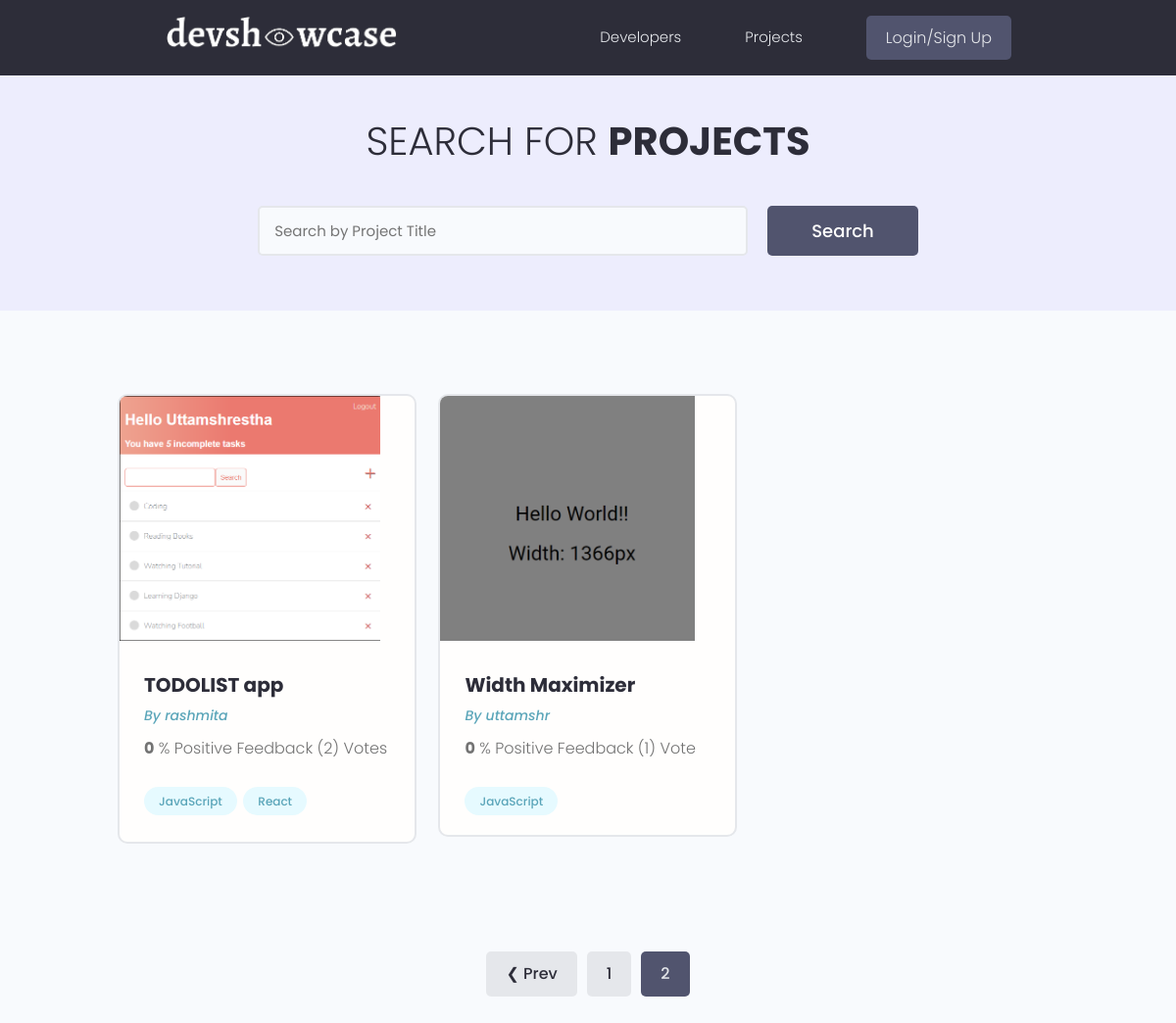
Page /projects/?page=2 on the earlier database version.
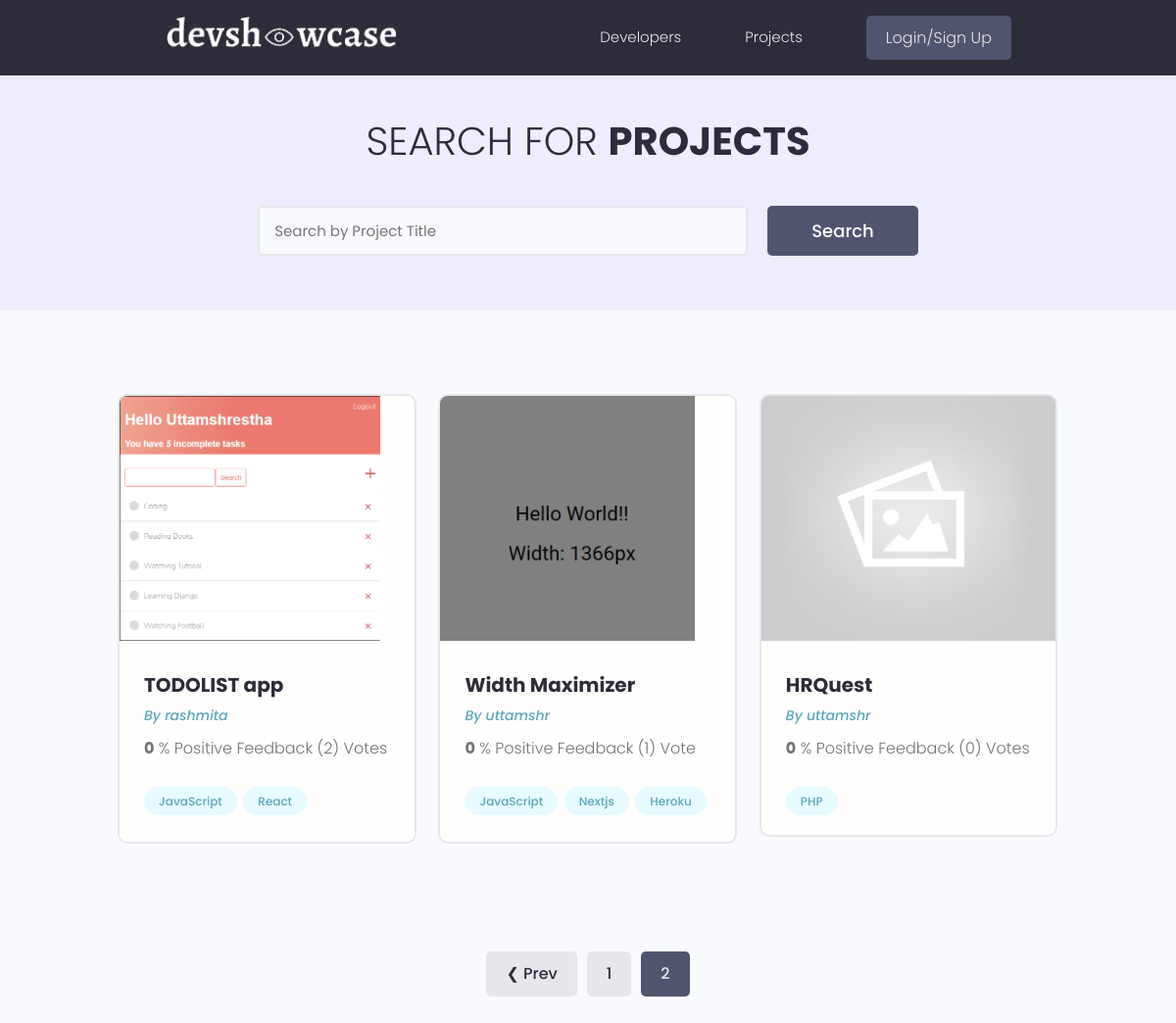
Same page on the later database version.
### application/models.py (models this page shows, shortened)
class Project (models.Model):
    owner = models.ForeignKey(Profile, blank = True, null = True, on_delete = models.CASCADE )  # Create the owner for the project and delete the project when the user id is deleted by any circumstances.
    title = models.CharField(max_length = 200)
    description = models.TextField(blank = True, null = True)
    project_image = models.ImageField(blank = True, null = True, default = "default.jpg") # to add images to the DB.
    demo_link = models.CharField(max_length=2000, blank = True, null = True)
    source_link = models.CharField(max_length = 2000, blank = True, null = True)
    tags = models.ManyToManyField('Tag', blank = True)  # it lets user select content of Tag table.
    vote_total = models.IntegerField(default = 0, null = True, blank = True)
    vote_ratio = models.IntegerField(default = 0, null = True, blank = True)
    created = models.DateTimeField(auto_now_add=True)
    id = models.UUIDField(default=uuid.uuid4, primary_key=True, unique=True, editable=False) # generate random unique id
    class Meta:
        ordering = ['-vote_ratio', '-vote_total', 'title']

class Tag(models.Model):
    name = models.CharField(max_length = 200)
    created = models.DateTimeField(auto_now_add=True)
    id = models.UUIDField(default = uuid.uuid4, primary_key = True, editable = False) # generate random unique ID
    def __str__(self):
        return self.name

### users/models.py (models this page shows)
class Profile(models.Model):
    user = models.OneToOneField(User, on_delete=models.CASCADE, null = True, blank = True)  # User has one to one relationship with their Profile means user can create only one Profile.
    name = models.CharField(max_length = 100, blank = True, null = True)
    email = models.EmailField(max_length = 50, blank = True, null = True)
    username = models.CharField(max_length = 20, blank = True, null = True)
    short_intro = models.CharField(max_length = 200, blank = True, null = True)
    location = models.CharField(max_length = 200, blank = True, null = True)
    bio = models.TextField(blank = True, null = True)
    profile_image = models.ImageField(null = True, blank = True, upload_to = 'users/', default='users/user-default.png')
    social_github = models.CharField(max_length = 200, blank = True, null = True)     # user can add github
    social_linkedin = models.CharField(max_length = 200, blank = True, null = True)   # user can add linkedin
    social_website = models.CharField(max_length = 200, blank = True, null = True)    # user can add their website.
    created = models.DateTimeField(auto_now_add=True)
    id = models.UUIDField(default = uuid.uuid4, primary_key = True, editable = False)
    def __str__(self):
        return str(self.user.username)
    class Meta:
        ordering = ['created']

### application/views.py (the view)
# urls.py: path('projects/', views.getProjects),
def projects(request):  # list view
    search_query = ''
    if request.GET.get('search_query'):
        search_query = request.GET.get('search_query')
    tags = models.Tag.objects.filter(name__icontains = search_query)
    projects = models.Project.objects.distinct().filter(Q(title__icontains = search_query) |
    Q(description__icontains = search_query) |
    Q(owner__name__icontains = search_query) |
    Q(tags__in = tags)) # quering all the projects by it's title or tagname and storing in projects
    page = request.GET.get('page')
    results = 3
    paginator = Paginator(projects, results)
    try:
        projects = paginator.page(page)
    except PageNotAnInteger:
        page = 1
        projects = paginator.page(page)
    except EmptyPage:
        page = paginator.num_pages
        projects = paginator.page(page)
    context = {'projects': projects, 'search_query' : search_query, 'paginator': paginator}
    return render(request, 'application/projects.html', context)

### template/application/projects.html (shortened to what this page needs)
{% extends 'application/main.html' %}
{% block content %}
<main class="projects">
    <section class="hero-section text-center">
      <div class="container container--narrow">
        <div class="hero-section__box">
          <h2>Search for <span>Projects</span></h2>
        </div>
        <div class="hero-section__search">
          <form id="searchForm" class="form" action="{% url 'projects' %}" method="get">
            <div class="form__field">
              <input class="input input--text" id="formInput#search" type="text" name="search_query" value = '{{search_query}}'
                placeholder="Search by Project Title" />
            </div>
            <input class="btn btn--sub btn--lg" type="submit" value="Search" />
          </form>
        </div>
      </div>
    </section>
    <section class="projectsList">
      <div class="container">
        <div class="grid grid--three">
            {% for project in projects %}
          <div class="column">
            <div class="card project">
              <a href="{% url 'project' project.id %}" class="project">
                <img class="project__thumbnail" src="{{ project.project_image.url }}" alt="project thumbnail" />
                <div class="card__body">
                  <h3 class="project__title">{{project.title}}</h3>
                  <p><a class="project__author" href="{% url 'user-profile' project.owner.id %}">By {{project.owner}}</a></p>
                  <p class="project--rating">
                    <span style="font-weight: bold;">{{project.vote_ratio}}</span> % Positive
                    Feedback ({{project.vote_total}}) Vote{{project.vote_total|pluralize:"s"}}
                  </p>
                  <div class="project__tags">
                    {% for tag in project.tags.all %}
                    <span class="tag tag--pill tag--main">
                      <small>{{tag}}</small>
                    </span>
                    {% endfor %}
                  </div>
                </div>
              </a>
            </div>
          </div>
          {% endfor %}
        </div>
      </div>
    </section>
    {% include 'pagination.html' with queryset=projects %}
  </main>
{% endblock content %}

### template/application/main.html (shortened to what this page needs)
<!DOCTYPE html>
{% load static %}
<html lang="en">
<head>
    <link rel = "stylesheet" href="https://cdnjs.cloudflare.com/ajax/libs/font-awesome/6.4.0/css/all.min.css"/>
    <link rel="stylesheet" href="{% static 'uikit/styles/uikit.css' %}" />
    <link rel="stylesheet" href="{% static 'styles/app.css' %}" />
</head>
<body>
    {% include 'application/navbar.html' %}
    {% block content %}
    {% endblock content %}
</body>
</html>

### template/application/navbar.html (shortened to what this page needs)
{% load static %}
  <header class="header">
    <div class="container container--narrow">
      <a href="{% url 'profiles' %}" class="header__logo">
        <img src="{% static 'images/logo.png' %}" alt="logo" />
      </a>
      <nav class="header__nav">
        <ul class="header__menu">
          <li class="header__menuItem"><a href="{% url 'profiles' %}">Developers</a></li>
          <li class="header__menuItem"><a href="{% url 'projects' %}">Projects</a></li>
          {% if request.user.is_authenticated %}
          <li class="header__menuItem"><a href="{% url 'inbox' %}">Inbox</a></li>
          <li class="header__menuItem"><a href="{% url 'account' %}">Account</a></li>
          <li class="header__menuItem"><a href="{% url 'logout' %}" class="btn btn--sub">Logout</a></li>
          {% else %}
          <li class="header__menuItem"><a href="{% url 'login' %}" class="btn btn--sub">Login/Sign Up</a></li>
          {% endif %}
        </ul>
      </nav>
    </div>
  </header>

### template/pagination.html (shortened to what this page needs)
{% if queryset.has_other_pages %}
    <div class="pagination">
      <ul class="container">
        {% if queryset.has_previous %}
        <li><a href="?page={{queryset.previous_page_number}}" class="btn page-link" data-page = '{{queryset.previous_page_number}}'>&#10094; Prev</a></li>
        {% endif %}
        {% for page in paginator.page_range %}
        {% if page == queryset.number %}
          <li><a href="?page={{page}}" class="btn page-link btn--sub" data-page = '{{page}}'>{{page}}</a></li>
        {% else %}
          <li><a href="?page={{page}}" class="btn page-link" data-page = '{{page}}'>{{page}}</a></li>
        {% endif %}
        {% endfor %}
      </ul>
    </div>
    {% endif %}

### static/styles/app.css (style rules this page uses)
:root { --color-sub: #2d2d39; }
.btn--sub { background-color: var(--color-sub-light); }
.card { border: 2px solid var(--color-light); }
img { width: 100%; }
.header { position: sticky; z-index: 111; background-color: var(--color-sub); padding: 1.5rem 0; }
.header > .container { display: flex; justify-content: space-between; align-items: center; }
.header__logo > img { height: 3.8rem; }
.header__nav > ul { display: inline-flex; align-items: center; list-style: none; gap: 6.5rem; }
.header__menuItem > a { color: var(--color-light); font-weight: 300; }
.hero-section { height: 40vh; display: flex; align-items: center; background-color: var(--color-sub); }
.hero-section__box { margin-bottom: 4rem; }
.hero-section__box > h2, .hero-section__box > h2 > span { font-size: 4rem; color: var(--color-light); line-height: 1.3; text-transform: uppercase; }
.hero-section__box > h2 { font-weight: 300; }
.hero-section__box > h2 > span { font-weight: 700; }
.hero-section__search > .form { display: flex; align-items: center; justify-content: center; gap: 2rem; }
.hero-section__search > .form input.input--text { width: 50rem; }
.pagination { margin-top: 8rem; margin-bottom: 10rem; }
.pagination > ul { flex-wrap: wrap; list-style: none; display: flex; align-items: center; justify-content: center; gap: 1rem; }
.pagination .btn { color: var(--color-sub); }
.pagination .btn.btn--sub { color: var(--color-light); }
.project__author { font-size: 1.4rem; font-style: italic; }
.project--rating { margin-bottom: 1.6em; margin-top: .5em; }
.projects > .hero-section { background: var(--color-sub-lighter); height: 30vh; }
.projects .hero-section__box { margin-bottom: 2.5rem; }
.projects .hero-section__box > h2 { color: var(--color-sub); }
.projects .hero-section__box > h2 > span { font-weight: 700; color: var(--color-sub); }
.projectsList { margin-top: 8rem; }
.project__thumbnail { height: 25rem; object-fit: cover; object-position: top center; }
.project__title { font-size: 2rem; font-weight: 700; color: var(--color-sub); }

### static/uikit/styles/modules/_variables.css (style rules this page uses)
:root { --color-main: #5aa5b9; --color-main-light: #e6faff; --color-sub: #3f4156; --color-sub-light: #51546e; --color-sub-lighter: #ededfd; --color-text: #737373; --color-gray: #8b8b8b; --color-light: #e5e7eb; --color-light-gray: #767676; --color-bg: #f8fafd; --color-white: #fffefd; --color-white-light: #f3f3f3; --color-success: #359e64; --color-success-bg: #def8e8; --color-error: #fc4b0b; --color-error-bg: #fff2ee; --font-base: 'Poppins', arial, helvetica, 'Segoe UI', roboto, ubuntu, sans-serif; --font-monospace: 'Fira Code', 'Courier New', courier, monospace; --font-regular: 300; --font-medium: 500; --font-bold: 700; --generic-shadow: 1px 1px 5px #00000010; --generic-transition: all 0.3s ease-in-out; }

### static/uikit/styles/modules/_base.css (style rules this page uses)
* { margin: 0; padding: 0; box-sizing: border-box; text-rendering: optimizeLegibility; color: inherit; font-size: inherit; }
html { font-size: 50%; }
@media only screen and (min-width: 480px) { html { font-size: 56.25%; } }
@media only screen and (min-width: 1200px) { html { font-size: 62.5%; } }
body { line-height: 1.6; font-weight: 400; font-size: 1.5rem; color: var(--color-text); background-color: var(--color-bg); min-height: 100vh; }

### static/uikit/styles/modules/_typography.css (style rules this page uses)
* { font-family: var(--font-base); }
h2 { font-size: 3.6rem; font-weight: var(--font-bold); }
h3 { font-size: 3.2rem; font-weight: var(--font-medium); }
p, span, strong { font-size: 1.6rem; color: var(--color-text); font-weight: var(--font-regular); }
a { padding-bottom: 2px; text-decoration: none; display: inline-block; color: var(--color-main); font-weight: var(--font-medium); }

### static/uikit/styles/modules/_utilities.css (style rules this page uses)
.container { width: 92%; max-width: 165rem; margin: 0 auto; box-sizing: border-box; }
.container--narrow { width: 92%; max-width: 120rem; }
@media screen and (min-width: 1000px) { .container { width: 90%; } }
@media screen and (min-width: 1000px) { .container--narrow { width: 85%; } }
@media screen and (min-width: 1200px) { .container { width: 80%; } }
@media screen and (min-width: 1200px) { .container--narrow { width: 72%; } }
.text-center { text-align: center; }

### static/uikit/styles/modules/_card.css (style rules this page uses)
.card { border-radius: 1rem; background-color: var(--color-white); border: 1.5px solid var(--color-light); width: auto; height: auto; margin-top: 0.5rem; margin-bottom: 0.5rem; overflow: hidden; }
.card__body, .card__header { padding: 2rem 2.5rem; }

Differences in the rows shown:
added Tag: name "Nextjs", shown under Project "Width Maximizer"
added Tag: name "Heroku", shown under Project "Width Maximizer"
added Project: project_image (placeholder picture), title "HRQuest", owner "uttamshr", vote_ratio "0", vote_total "0"
added Tag: name "PHP", shown under "HRQuest"
